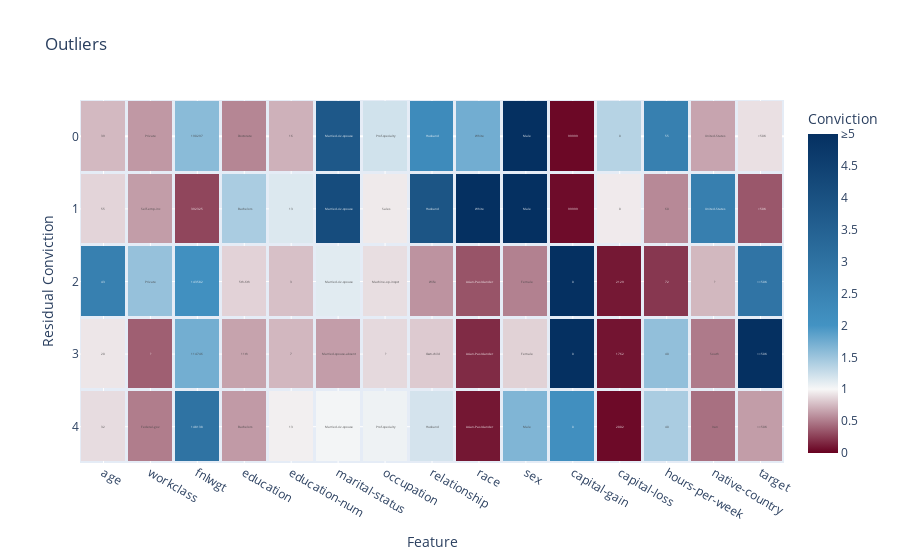

The code cell stored with this chart in its notebook:
### Code cell
plot_anomalies(outliers, local_case_feature_residual_convictions, title="Outliers", yaxis_title="Residual Conviction")

### Figure 1 — Plotly figure (JSON) as saved in the notebook; plotly's stock layout.template omitted (floating-point values rounded to 4 significant figures)
{"data": [{"coloraxis": "coloraxis", "hovertemplate": "Conviction=%{z}", "name": "Outliers", "text": [["39", " Private", "190297", " Doctorate", "16", " Married-civ-spouse", " Prof-specialty", " Husband", " White", " Male", "99999", "0", "55", " United-States", " >50K", "0.01777281008806204", "960", "7bbda081-cd7c-46fd-9911-87746c6ac9a8", "25.39984613915863", "outlier"], ["55", " Self-emp-inc", "392325", " Bachelors", "13", " Married-civ-spouse", " Sales", " Husband", " White", " Male", "99999", "0", "60", " United-States", " >50K", "0.017785916011624114", "678", "7bbda081-cd7c-46fd-9911-87746c6ac9a8", "25.407324667163543", "outlier"], ["43", " Private", "143582", " 5th-6th", "3", " Married-civ-spouse", " Machine-op-inspct", " Wife", " Asian-Pac-Islander", " Female", "0", "2129", "72", " ?", " <=50K", "0.1432887693492978", "827", "7bbda081-cd7c-46fd-9911-87746c6ac9a8", "11.834849624975977", "outlier"], ["20", " ?", "114746", " 11th", "7", " Married-spouse-absent", " ?", " Own-child", " Asian-Pac-Islander", " Female", "0", "1762", "40", " South", " <=50K", "0.14453845039647908", "629", "7bbda081-cd7c-46fd-9911-87746c6ac9a8", "11.785547547912374", "outlier"], ["32", " Federal-gov", "148138", " Bachelors", "13", " Married-civ-spouse", " Prof-specialty", " Husband", " Asian-Pac-Islander", " Male", "0", "2002", "40", " Iran", " <=50K", "0.15985026509053454", "584", "7bbda081-cd7c-46fd-9911-87746c6ac9a8", "11.237329791295577", "outlier"]], "texttemplate": "%{text}", "type": "heatmap", "x": ["age", "workclass", "fnlwgt", "education", "education-num", "marital-status", "occupation", "relationship", "race", "sex", "capital-gain", "capital-loss", "hours-per-week", "native-country", "target"], "xgap": 3, "y": [0, 1, 2, 3, 4], "ygap": 3, "z": [[0.749, 0.6152, 1.603, 0.5426, 0.7179, 3.786, 1.214, 2.247, 1.738, 5.115, 0.03396, 1.362, 2.576, 0.6652, 0.9072], [0.859, 0.6341, 0.2821, 1.428, 1.151, 4.153, 0.9454, 3.893, 7.074, 7.879, 0.04865, 0.9482, 0.5561, 2.603, 0.3533], [2.568, 1.54, 2.088, 0.8514, 0.7773, 1.121, 0.898, 0.5964, 0.3394, 0.522, 7.303, 0.09884, 0.2246, 0.743, 2.929], [0.9294, 0.3862, 1.732, 0.6593, 0.7429, 0.6377, 0.8777, 0.8193, 0.1742, 0.8487, 30.61, 0.08254, 1.559, 0.4931, 13.71], [0.8914, 0.5048, 2.979, 0.6236, 0.9661, 1.021, 1.051, 1.196, 0.09333, 1.663, 2.111, 0.03994, 1.429, 0.4527, 0.6354]]}], "layout": {"coloraxis": {"cmax": 5, "cmin": 0, "colorbar": {"ticktext": ["0", "0.5", "1", "1.5", "2", "2.5", "3", "3.5", "4", "4.5", "≥5"], "tickvals": [0, 0.5, 1, 1.5, 2, 2.5, 3, 3.5, 4, 4.5, 5], "title": {"text": "Conviction"}}, "colorscale": [[0, "rgb(103,0,31)"], [0.2, "rgb(247, 247, 247)"], [0.4, "rgb(67,147,195)"], [1, "rgb(5,48,97)"]]}, "title": {"text": "Outliers"}, "xaxis": {"anchor": "y", "domain": [0, 1], "title": {"text": "Feature"}}, "yaxis": {"anchor": "x", "autorange": "reversed", "domain": [0, 1], "title": {"text": "Residual Conviction"}}}}
